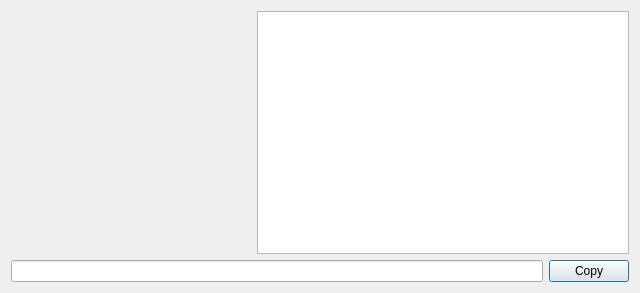
<?xml version="1.0" encoding="UTF-8"?>
<ui version="4.0">
 <class>ShareDialog</class>
 <widget class="QDialog" name="ShareDialog">
  <property name="geometry">
   <rect>
    <x>0</x>
    <y>0</y>
    <width>640</width>
    <height>293</height>
   </rect>
  </property>
  <property name="windowTitle">
   <string>Dialog</string>
  </property>
  <layout class="QVBoxLayout" name="verticalLayout">
   <item>
    <layout class="QHBoxLayout" name="horizontalLayout">
     <item alignment="Qt::AlignHCenter|Qt::AlignVCenter">
      <widget class="QLabel" name="labelQR">
       <property name="sizePolicy">
        <sizepolicy hsizetype="Expanding" vsizetype="Expanding">
         <horstretch>0</horstretch>
         <verstretch>0</verstretch>
        </sizepolicy>
       </property>
       <property name="minimumSize">
        <size>
         <width>240</width>
         <height>240</height>
        </size>
       </property>
       <property name="maximumSize">
        <size>
         <width>240</width>
         <height>240</height>
        </size>
       </property>
       <property name="text">
        <string notr="true"/>
       </property>
      </widget>
     </item>
     <item>
      <widget class="QListWidget" name="listWidget">
       <property name="sizePolicy">
        <sizepolicy hsizetype="Expanding" vsizetype="Expanding">
         <horstretch>0</horstretch>
         <verstretch>0</verstretch>
        </sizepolicy>
       </property>
      </widget>
     </item>
    </layout>
   </item>
   <item>
    <layout class="QHBoxLayout" name="horizontalLayout_2">
     <item>
      <widget class="QLineEdit" name="editUrl">
       <property name="readOnly">
        <bool>true</bool>
       </property>
      </widget>
     </item>
     <item>
      <widget class="QPushButton" name="btnCopy">
       <property name="sizePolicy">
        <sizepolicy hsizetype="Fixed" vsizetype="Fixed">
         <horstretch>0</horstretch>
         <verstretch>0</verstretch>
        </sizepolicy>
       </property>
       <property name="text">
        <string>Copy</string>
       </property>
      </widget>
     </item>
    </layout>
   </item>
  </layout>
 </widget>
 <resources/>
 <connections/>
</ui>
